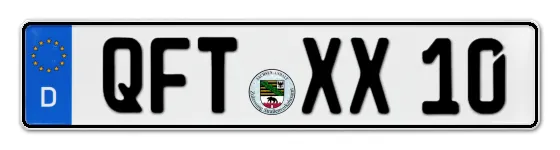
#> input picture src/license_plate_recognition/data/img/img.png, 560 x 150 px, found by its file name
$ python image_easyOCR.py
#> lines starting #> are read from the running program, lines starting #| are printed output that depends on the picture; after the words box and inside, x2 and y2 are one past the last pixel; in counts of white or black regions, pixels touching at a corner belong together
import os
import cv2


os.chdir("C:/Users/Valentin.Talmon/PycharmProjects/YOLO/")

image = cv2.imread("src/license_plate_recognition/data/img/img.png")
#> image is the input picture: shape (150, 560, 3); mean B, G, R 190.6, 185.3, 181.2

cv2.imwrite("src/license_plate_recognition/data/img/ohne.png", image)

gray = cv2.cvtColor(image, cv2.COLOR_BGR2GRAY)
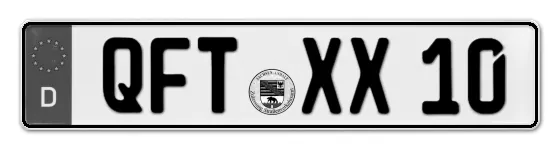
#> gray: shape (150, 560); min 0, max 255, mean 184.7
cv2.imwrite("src/license_plate_recognition/data/img/gray.png", gray)

thresh = cv2.threshold(gray, 0, 255, cv2.THRESH_BINARY_INV + cv2.THRESH_OTSU)[1]
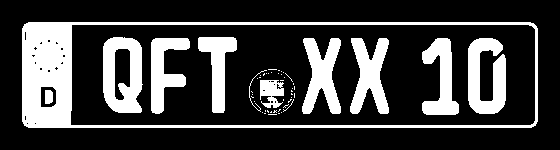
#> thresh: shape (150, 560); 24.8% white; 52 white regions (41 under 20 px), largest, box (x1, y1, x2, y2) and area: (22, 22, 538, 128) 7990, (103, 37, 143, 113) 2107, (468, 38, 506, 114) 1963
cv2.imwrite("src/license_plate_recognition/data/img/thresh.png", thresh)
